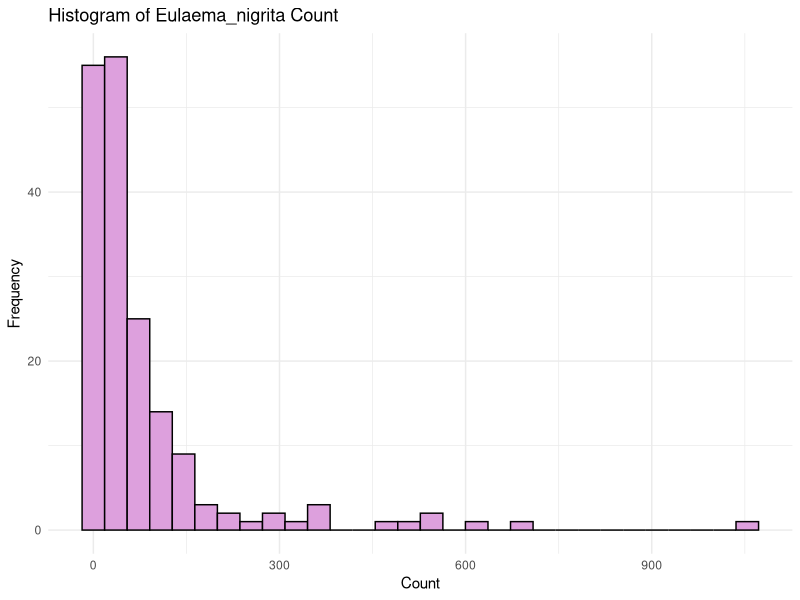
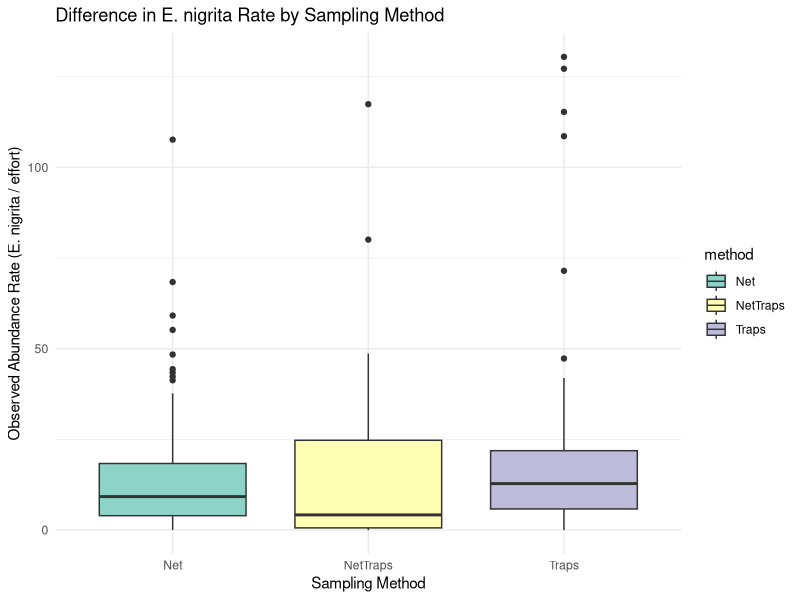
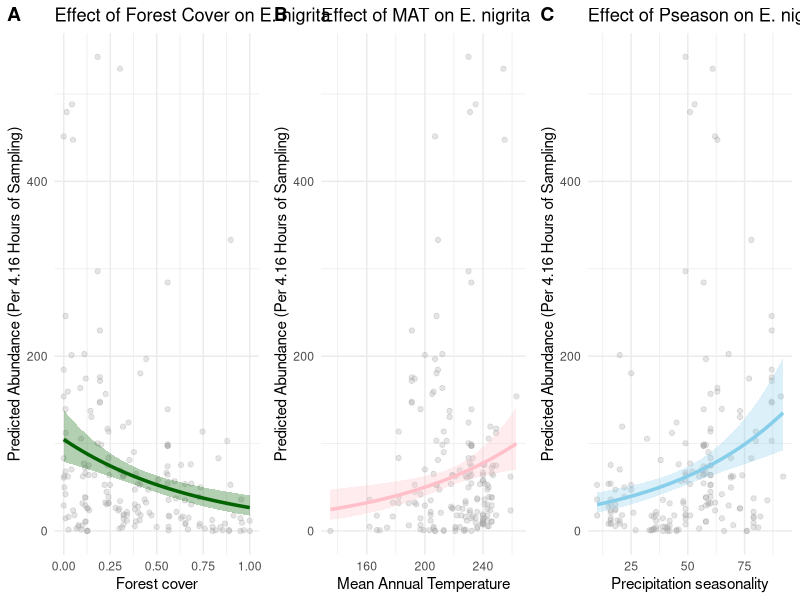

Write R code to recreate these figures, in order.
library(dplyr)
library(ggplot2)
library(MASS)
library(cowplot)
library(car)

dat = read.csv("exercise_6/Eulaema.csv")
head(dat)

ggplot(dat, aes(x = Eulaema_nigrita)) +
  geom_histogram( fill = "plum", color = "black") +
  labs(title = "Histogram of Eulaema_nigrita Count", x = "Count", y = "Frequency") +
  theme_minimal()

vif_model_full = lm(Eulaema_nigrita ~ altitude + MAT + MAP + Tseason + Pseason + forest. + lu_het, data = dat)
vif(vif_model_full)

vif_model_step1 = lm(Eulaema_nigrita ~ MAT + MAP + Tseason + Pseason + forest. + lu_het, data = dat)
vif(vif_model_step1)

vif_model_step2 = lm(Eulaema_nigrita ~ MAT + MAP + Pseason + forest. + lu_het, data = dat)
vif(vif_model_step2)

vif_model_step3 = lm(Eulaema_nigrita ~ MAT + Pseason + forest. + lu_het, data = dat)
vif(vif_model_step3)

m = glm(Eulaema_nigrita ~ effort + forest. + MAT + Pseason + lu_het + method, "poisson", data = dat)
summary(m)

m_full = glm.nb(Eulaema_nigrita ~ offset(log(effort)) + forest. + MAT + Pseason + lu_het + method, data = dat)
summary(m_full)

dat$rate = dat$Eulaema_nigrita / dat$effort 

ggplot(dat, aes(x = method, y = rate, fill = method)) +
  geom_boxplot() +
  scale_fill_brewer(palette = "Set3") +
  labs(y = "Observed Abundance Rate (E. nigrita / effort)", 
       x = "Sampling Method", 
       title = "Difference in E. nigrita Rate by Sampling Method") +
  theme_minimal()

beta_lu_het = 0.031036
sd_lu_het = sd(dat$lu_het)
effect_lu_het_sd = 100 * (exp(beta_lu_het * sd_lu_het) - 1)

beta_method_traps = 0.167504
effect_method_traps = 100 * (exp(beta_method_traps) - 1) # methods are categorical

beta_forest = -1.250720
sd_forest = sd(dat$forest.)
effect_forest = 100 * (exp(beta_forest * sd_forest) - 1)

beta_MAT = 0.010593
sd_MAT = sd(dat$MAT)
effect_MAT = 100 * (exp(beta_MAT * sd_MAT) - 1)

beta_Pseason = 0.018179
sd_Pseason = sd(dat$Pseason)
effect_Pseason = 100 * (exp(beta_Pseason * sd_Pseason) - 1)

m_strong = glm.nb(Eulaema_nigrita ~ offset(log(effort)) + forest. + MAT + Pseason, data = dat)
summary(m_strong)

plot_effect = function(predictor_var, color, small_titles, model = m_strong, data = dat) {
  
  xx_var = seq(min(data[[predictor_var]]), max(data[[predictor_var]]), length.out = 100)
  
  bees = data.frame(
    forest. = rep(mean(data$forest.), 100),
    MAT     = rep(mean(data$MAT), 100),
    Pseason = rep(mean(data$Pseason), 100),
    effort  = rep(mean(dat$effort), 100) 
  )
  bees[[predictor_var]] = xx_var

  pred = predict(model, newdata = bees, type = "link", se.fit = TRUE)
  fit   = exp(pred$fit)
  upper = exp(pred$fit + 1.96*pred$se.fit)
  lower = exp(pred$fit - 1.96*pred$se.fit)

  df_fit = data.frame(xx = xx_var, fit = fit, upper = upper, lower = lower)
  names(df_fit)[1] = predictor_var

  p = ggplot() +
    geom_point(aes(x = data[[predictor_var]], y = (data$Eulaema_nigrita / data$effort) * mean(data$effort)), 
               color="darkgrey", alpha=0.3) +
                geom_line(data = df_fit, aes(x = .data[[predictor_var]], y = fit), 
               color = color, linewidth = 1.2) +
                geom_ribbon(data = df_fit, aes(x = .data[[predictor_var]], ymin = lower, ymax = upper), 
               fill = color, alpha = 0.3) +
                labs(x = small_titles$x_label, 
       y = paste0("Predicted Abundance (Per ", round(mean(dat$effort), 2), " Hours of Sampling)"), 
       title = small_titles$title) + 
  theme_minimal()
  
return(p)
}

labels_forest = list(x_label = "Forest cover", title = "Effect of Forest Cover on E. nigrita")
p1 = plot_effect("forest.", "darkgreen", labels_forest)

labels_MAT = list(x_label = "Mean Annual Temperature", title = "Effect of MAT on E. nigrita")
p2 = plot_effect("MAT", "pink", labels_MAT)

labels_Pseason = list(x_label = "Precipitation seasonality", title = "Effect of Pseason on E. nigrita")
p3 = plot_effect("Pseason", "skyblue", labels_Pseason)

plot_grid( p1, p2, p3, ncol = 3,
           labels = c("A", "B", "C"))




